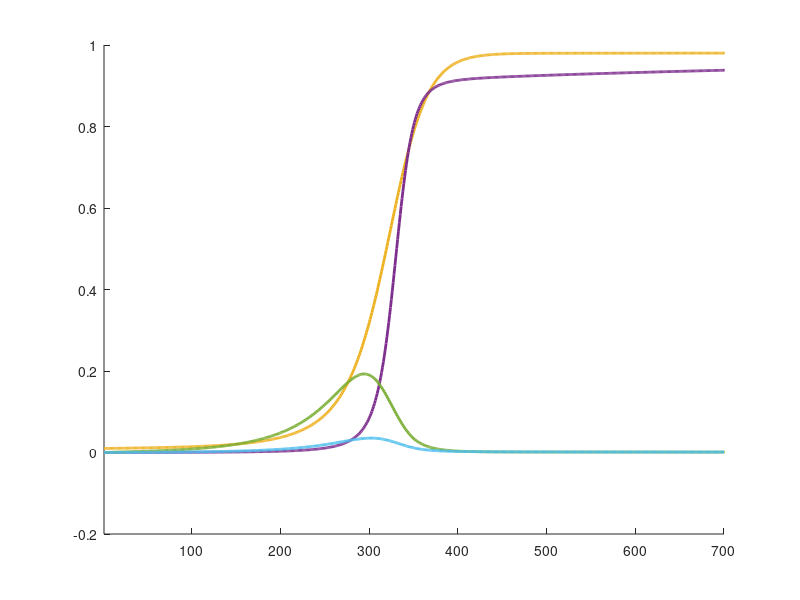

This figure's MATLAB source:
% This script generates Fig. 3b (Main text). It generates data for a single
% trial run, then uses this data to plot how cooperator frequency, tag
% diversity, linkage disequilibrium and relatedness change over
% generations.

clearvars
close all
clc

tagSkewIni = 0.99; % This parameter captures the initial tag frequency distribution. It ranges from zero to one. When 0, all tag groups are roughly equal frequency initially. When 1, one tag starts at fixation. When intermediate, the dominant tag has some intermediate initial skew.
helpini = 0.01; % Proportion altruists within tag groups at start of run.
alpha = 1; % partner recycling probability
b=0.3; % benefit of cooperation
c=0.1; % cost of cooperation
T = 700; % generations
m=0.3; % migration rate
r=0.1; % recombination rate
tag = 100; % maximum number of tags (this is labelled as L_{max} in the text).
mu =  0.001 ; % trait mutation rate
N = 30 ; % deme size

% the following 7 lines of code set up the initial genotype frequencies;
maj = (1/tag) * (1 - tagSkewIni) + tagSkewIni ;
popIni = zeros(2,4,tag);
popIni(1,1,:) = rand(1,tag);
popIni(1,1,:) = popIni(1,1,:) ./ ( sum(sum(popIni(1,1,:)))-popIni(1,1,1) ) .* (1-maj)  ;
popIni(1,1,1) = maj ;
popIni(1,1,:) = popIni(1,1,:) .* (1-helpini);
popIni(2,1,:) = (popIni(1,1,:) ./ (1-helpini) ) .* helpini;

% 'pop' (below) is a 4 dimensional matrix that is initially empty, but 
% will be populated to track the evolutionary process. The 2 x 4 x tag x 
% T+1 matrix can be understood as follows. The fourth dimension denotes the
% generation (ranging from generation 1 to generation T+1). In a given
% generation, the third dimension of the matrix denotes tag ID. This ranges
% from 1 to 'tag' (where 'tag' is labelled as Lmax in the text). The first
% dimension of the matrix (rows) denotes trait ID. This ranges from 1 
% (defectors) to 2 (helpers). The second dimension of the matrix (columns)
% is populated as follows. The first column denotes genotype frequency at
% the start of the generation. The second column reflects trait ID, and is
% 1 for helpers (i.e. second row of the second column of the matrix is 
% always 1) and zero for defectors (i.e. first row the second column of 
% the matrix is always 0). The third column denotes genotype frequency
% after selection. The forth column denotes genotype frequency after
% recombination. The matrix therefore tracks all genotype frequencies for
% each generation (1 to T+1) and at each lifecycle stage within each
% generation.

pop = zeros(2,4,tag,T+1); 
pop(:,:,:,1) = popIni; % This populates initial genotype frequencies.
pop(2,2,:,:) = 1;  % As mentioned above, the second row of the second column is set to one (indicating helping).

% gamma (below) is the probability that 3 individuals coalesce at 2 loci
% (see Supp. Info. 4b).
gamma = ((-1+m)^3*(-12*(-1+r)^3-16*m^7*(-3+N)*(-2+N)*(-1+N)^3*(-1+r)^3+2*m^8*(-3+N)*(-2+N)*(-1+N)^3*(-1+r)^3+2*N^5*(-2+r)*r^2+4*N*(-1+r)*(-2+3*r)*(-5+4*r)+N^4*r*(-26+(44-17*r)*r)+N^3*(-1+r)*(18+13*r*(-7+4*r))-N^2*(-1+r)*(45+r*(-134+73*r))+m^6*(-2+N)*(-1+N)^2*(-1+r)*(168*(-1+r)^2+N*(-221+(448-225*r)*r)+N^2*(55+56*(-2+r)*r))-m^5*(-1+N)^2*(-1+r)*(-672*(-1+r)^2+N^3*(106+r*(-225+113*r))+4*N*(299+r*(-616+311*r))-2*N^2*(321+r*(-671+338*r)))+m^4*(-1+N)*(-1+r)*(840*(-1+r)^2+N^3*(-883+(1951-989*r)*r)+N^4*(122+r*(-281+143*r))-10*N*(229+r*(-476+241*r))+N^2*(2209+r*(-4750+2417*r)))+m^2*(-1+N)*(336*(-1+r)^3-N^3*(-1+r)*(260+r*(-756+397*r))-2*N*(-1+r)*(431+r*(-952+491*r))+N^2*(-1+r)*(751+r*(-1884+989*r))+N^4*(-24+r*(122+r*(-158+57*r))))-m^3*(-1+N)*(672*(-1+r)^3-4*N^3*(-1+r)*(159+2*r*(-193+99*r))-8*N*(-1+r)*(223+r*(-476+243*r))+4*N^2*(-1+r)*(415+r*(-947+488*r))+N^4*(-80+r*(298+r*(-334+115*r))))+m*(96*(-1+r)^3-4*N^5*r*(5+2*r*(-5+2*r))+22*N^2*(-1+r)*(19+r*(-49+26*r))-4*N*(-1+r)*(83+r*(-184+95*r))-N^3*(-1+r)*(230+r*(-743+403*r))+N^4*(-48+r*(278+r*(-364+131*r))))))/((-1+(-2+m)*m*(-1+N))*(-12*(-1+r)^3-9*m^8*(-3+N)*(-2+N)^2*(-1+N)^3*(-1+r)^3+m^9*(-3+N)*(-2+N)^2*(-1+N)^3*(-1+r)^3+2*N^5*(-2+r)*r^2+4*N*(-1+r)*(-2+3*r)*(-5+4*r)+N^4*r*(-26+(44-17*r)*r)+N^3*(-1+r)*(18+13*r*(-7+4*r))-N^2*(-1+r)*(45+r*(-134+73*r))+m^7*(-2+N)*(-1+N)^2*(-1+r)*(-216*(-1+r)^2+N^3*(-7+6*r)*(-5+6*r)+N^2*(-211+430*r-216*r^2)+N*(390-786*r+394*r^2))-m^6*(-2+N)*(-1+N)^2*(-1+r)*(-504*(-1+r)^2+N^2*(-466+(987-500*r)*r)+14*N*(63+r*(-129+65*r))+N^3*(76+r*(-167+84*r)))+m^5*(-2+N)*(-1+N)^2*(-1+r)*(-756*(-1+r)^2+42*N*(30+r*(-63+32*r))-3*N^2*(211+4*r*(-119+61*r))+N^3*(98+r*(-244+125*r)))+m*(-1+N)*(-108*(-1+r)^3+4*N^5*(-2+r)*r^2-2*N^4*r*(-5+3*r)*(-6+7*r)+3*N^3*(-1+r)*(22+r*(-108+61*r))+4*N*(-1+r)*(69+r*(-159+83*r))-N^2*(-1+r)*(227+r*(-680+369*r)))-m^2*(-1+N)*(-432*(-1+r)^3+2*N^5*r*(16+r*(-32+13*r))-6*N^2*(-1+r)*(193+5*r*(-100+53*r))+12*N*(-1+r)*(99+r*(-219+113*r))+N^3*(-1+r)*(484+r*(-1607+874*r))+6*N^4*(12+r*(-78+(106-39*r)*r)))+m^3*(-1+N)*(-1008*(-1+r)^3+140*N*(-1+r)*(21+r*(-45+23*r))+N^3*(-1+r)*(1583+6*r*(-716+379*r))-2*N^2*(-1+r)*(1592+r*(-3759+1957*r))+2*N^4*(174+r*(-764+(915-323*r)*r))+2*N^5*(-12+r*(74+r*(-101+37*r))))-m^4*(-1+N)*(-1512*(-1+r)^3+140*N*(-1+r)*(33+r*(-69+35*r))-4*N^2*(-1+r)*(1339+4*r*(-742+381*r))+N^3*(-1+r)*(2932+r*(-7029+3646*r))+N^4*(754+r*(-2771+(3077-1059*r)*r))+N^5*(-72+r*(298+r*(-348+121*r))))));
% phi (below) is the probability that 2 individuals coalesce at 2 loci
% (see Supp. Info. 4b).
phi = -(((-1+m)^2*(-12*(-1+r)^3-9*m^8*(-3+N)*(-2+N)^2*(-1+N)^3*(-1+r)^3+m^9*(-3+N)*(-2+N)^2*(-1+N)^3*(-1+r)^3+2*N^5*(-2+r)*r^2+4*N*(-1+r)*(-2+3*r)*(-5+4*r)+N^4*r*(-26+(44-17*r)*r)+N^3*(-1+r)*(18+13*r*(-7+4*r))-N^2*(-1+r)*(45+r*(-134+73*r))+m^7*(-2+N)*(-1+N)^2*(-1+r)*(-216*(-1+r)^2+35*N^3*(-1+r)^2+N^2*(-211-212*(-2+r)*r)+N*(390-786*r+394*r^2))-m^6*(-2+N)*(-1+N)^2*(-1+r)*(-504*(-1+r)^2+N^3*(-1+r)*(-76+77*r)+N^2*(-466+(945-472*r)*r)+14*N*(63+r*(-129+65*r)))+m^5*(-2+N)*(-1+N)*(-1+r)*(756*(-1+r)^2+2*N^4*(-1+r)*(-49+52*r)+N^3*(-731-753*(-2+r)*r)-42*N*(48+r*(-99+50*r))+N^2*(1893+2*r*(-1977+998*r)))-m^4*(-1+N)*(-1512*(-1+r)^3+2*N^5*(-1+r)^2*(-36+43*r)+140*N*(-1+r)*(33+r*(-69+35*r))-4*N^2*(-1+r)*(1339+2*r*(-1439+732*r))+N^3*(-1+r)*(2932+r*(-6321+3194*r))+N^4*(754+r*(-2371+(2441-823*r)*r)))+m^3*(-1+N)*(-1008*(-1+r)^3+8*N^5*(-1+r)^2*(-3+5*r)+140*N*(-1+r)*(21+r*(-45+23*r))-2*N^2*(-1+r)*(1592+3*r*(-1203+619*r))+N^3*(-1+r)*(1583+2*r*(-1837+938*r))+N^4*(348+r*(-1168+(1253-429*r)*r)))+m^2*(-432*(-1+r)^3-8*N^6*(-1+r)^2*r+N^3*(-1+r)*(1642+15*r*(-279+146*r))+12*N*(-1+r)*(135+r*(-291+149*r))-2*N^2*(-1+r)*(1173+r*(-2748+1429*r))+N^4*(556+r*(-2097+(2362-815*r)*r))+N^5*(-72+r*(304+r*(-374+135*r))))+m*(108*(-1+r)^3-N^3*(-1+r)*(293-924*r+500*r^2)-2*N^5*r*(12+5*r*(-5+2*r))-4*N*(-1+r)*(96+r*(-213+110*r))+N^2*(-1+r)*(503+r*(-1292+685*r))+N^4*(-66+r*(360+r*(-465+167*r))))))/((-1+(-2+m)*m*(-1+N))*(-12*(-1+r)^3-9*m^8*(-3+N)*(-2+N)^2*(-1+N)^3*(-1+r)^3+m^9*(-3+N)*(-2+N)^2*(-1+N)^3*(-1+r)^3+2*N^5*(-2+r)*r^2+4*N*(-1+r)*(-2+3*r)*(-5+4*r)+N^4*r*(-26+(44-17*r)*r)+N^3*(-1+r)*(18+13*r*(-7+4*r))-N^2*(-1+r)*(45+r*(-134+73*r))+m^7*(-2+N)*(-1+N)^2*(-1+r)*(-216*(-1+r)^2+N^3*(-7+6*r)*(-5+6*r)+N^2*(-211+430*r-216*r^2)+N*(390-786*r+394*r^2))-m^6*(-2+N)*(-1+N)^2*(-1+r)*(-504*(-1+r)^2+N^2*(-466+(987-500*r)*r)+14*N*(63+r*(-129+65*r))+N^3*(76+r*(-167+84*r)))+m^5*(-2+N)*(-1+N)^2*(-1+r)*(-756*(-1+r)^2+42*N*(30+r*(-63+32*r))-3*N^2*(211+4*r*(-119+61*r))+N^3*(98+r*(-244+125*r)))+m*(-1+N)*(-108*(-1+r)^3+4*N^5*(-2+r)*r^2-2*N^4*r*(-5+3*r)*(-6+7*r)+3*N^3*(-1+r)*(22+r*(-108+61*r))+4*N*(-1+r)*(69+r*(-159+83*r))-N^2*(-1+r)*(227+r*(-680+369*r)))-m^2*(-1+N)*(-432*(-1+r)^3+2*N^5*r*(16+r*(-32+13*r))-6*N^2*(-1+r)*(193+5*r*(-100+53*r))+12*N*(-1+r)*(99+r*(-219+113*r))+N^3*(-1+r)*(484+r*(-1607+874*r))+6*N^4*(12+r*(-78+(106-39*r)*r)))+m^3*(-1+N)*(-1008*(-1+r)^3+140*N*(-1+r)*(21+r*(-45+23*r))+N^3*(-1+r)*(1583+6*r*(-716+379*r))-2*N^2*(-1+r)*(1592+r*(-3759+1957*r))+2*N^4*(174+r*(-764+(915-323*r)*r))+2*N^5*(-12+r*(74+r*(-101+37*r))))-m^4*(-1+N)*(-1512*(-1+r)^3+140*N*(-1+r)*(33+r*(-69+35*r))-4*N^2*(-1+r)*(1339+4*r*(-742+381*r))+N^3*(-1+r)*(2932+r*(-7029+3646*r))+N^4*(754+r*(-2771+(3077-1059*r)*r))+N^5*(-72+r*(298+r*(-348+121*r)))))));
% phi (below) is the probability that 2 individuals coalesce at 1 locus
% (see Supp. Info. 4b).
F = (1-m)^2 / ( (1-m)^2 + N*(1-(1-m)^2)) ;

helperFreq(1) = sum(pop(2,1,:,1))  ;   % This is the frequency of the cooperation allele initially.

numberTags(1) = 1/(sum(sum(pop(:,1,:,1)).^2))  ;  % This is tag diversity initially.

linkageDis(1) = sum((pop(2,1,:,1) ./ sum(pop(:,1,:,1)) - helperFreq(1)) .* sum(pop(:,1,:,1)));  % This is linkage disequilibrium initially.


for t=1:T % This for loop iterates the population genetic model given in the main text and Supp. Info. 4b, over T generations. 

fi = sum(pop(:,1,:,t) ); % This array gives the population frequency of each tag
pi = sum(pop(:,1,:,t) .* pop(:,2,:,t)) ./ fi; % This array gives the cooperator proportion for each tag (i.e. it gives, for each tag, the proportion of individuals who are cooperators).
denom = (1 - alpha .* (1-fi) .* (1-F)); % This variable (short for denominator) is defined as it is used in multiple calculations below.
M1 = ((F+(1-F).* fi) ./ denom); % This array gives the per-generation probability of obtaining a social interaction.
M2 = ((pop(:,2,:,t) .* (phi + (F-phi).* fi) + (F-phi) .* pi + (1-2*F+phi) .* pi .* fi) ./ denom); % This array gives the per-generation probability of receiving help.
pavg = sum(pi.*fi); % This gives the population frequency of the cooperation allele.

% The below array gives Rtag values for each tag (Rtag is  relatedness at
% the trait locus obtained by matching at the tag locus).
RtagList = ((fi .* (-2 .* F .* pi + F + (pi-1) .* phi + pi) + F .* pi - pi.*phi + phi ) ./ (fi.*(-F) + fi + F) - pavg) ./ (1-pavg);

% The below array gives pedigree relatedness. This is relatedness at the
% trait locus that would be obtained by matching at the tag locus if there 
% was no linkage disequilibrium (pi = pavg). It is Equation 37 in the Supp.
% Info.
RPedList = (phi + (F-phi).*fi) ./ (F + (1-F).*fi) ;

% The below gives the average Rtag across all individuals in the population
% in generation t.
Rtag(t) = sum(RtagList .* fi);
% The below gives the average pedigree relatedness across all individuals 
% in the population in generation t.
RPed(t) = sum(RPedList .* fi);

% The below entry (into column 3) gives genotype frequencies after 
% selection (but before recombination and mutation).
pop(:,3,:,t) = pop(:,1,:,t) .* ( 1  + ... 
                  b .*  M2   ...
                - c .* M1 .* pop(:,2,:,t)   ... 
                - (1-m) .* (b-c)  .* ( (M1.*pop(:,2,:,t))/N  + M2/N + (N-2)/N .* ... 
               (gamma .* pop(:,2,:,t) + (F-gamma) .* pi + ...
               + (F-gamma) .* pop(:,2,:,t) .* sum((fi .* (fi + (1-fi).*alpha.*M1))) ...
               + (1-2*F+gamma) .* sum((fi .* pi .* (fi + (1-fi).*alpha.*M1))))) ...
               - m .* (b-c) .*  sum((fi .* pi .* (fi + (1-fi).*alpha.*M1))));
 
% The below calculation (dividing all genotype frequencies by the sum of 
% genotype frequencies) serves to ensure that genotype frequencies sum to 
% 1, which prevents the proliferation of rounding errors over successive 
% generations.          
pop(:,3,:,t) = pop(:,3,:,t) ./ sum(sum(pop(:,3,:,t))) ;
  
% The below entry (into column 4) gives genotype frequencies after 
% recombination (but before mutation).
pop(:,4,:,t) =  pop(:,3,:,t) .* (2*F-phi) .* (1-m)^2 + (1-(2*F-phi).*(1-m)^2) .* ...
    (pop(:,3,:,t) .* (pop(:,3,:,t) + (sum(pop(:,3,:,t))-pop(:,3,:,t)) + (sum(pop(:,3,:,t),3) - pop(:,3,:,t)) + ...  % individual with both tag and trait mating with individual with one or both of tag and trait 
    (1-r) .* (1-sum(pop(:,3,:,t))-sum(pop(:,3,:,t),3) + pop(:,3,:,t))) + ... % individual with tag and trait mating but not recombining with individual lacking both tag and trait
    r .* (sum(pop(:,3,:,t))-pop(:,3,:,t)) .* (sum(pop(:,3,:,t),3) - pop(:,3,:,t))); % individual with one of tag and trait mating and recombining with individual with the other of the tag / trait

% The below calculation (dividing all genotype frequencies by the sum of 
% genotype frequencies) serves to prevent rounding errors (as above). 
pop(:,4,:,t) = pop(:,4,:,t) ./ sum(sum(pop(:,4,:,t))) ;

% The below entry gives genotype frequencies after trait mutation. This is
% entered into column 1 for the next generation (t+1).
pop(1,1,:,t+1) = pop(2,4,:,t) .* (mu) + pop(1,4,:,t) .* (1-mu);  
pop(2,1,:,t+1) = pop(1,4,:,t) .* (mu) + pop(2,4,:,t) .* (1-mu);  

% The below calculation (dividing all genotype frequencies by the sum of 
% genotype frequencies) serves to prevent rounding errors (as above).
pop(:,1,:,t+1) = pop(:,1,:,t+1) ./ sum(sum(pop(:,1,:,t+1))) ;
 

% The following three lines of code serve to record our summary statistics
% for each generation: cooperation frequency, tag diversity and linkage
% disequilibrium.
helperFreq(t+1) = sum(pop(2,1,:,t+1))  ; 
numberTags(t+1) = 1/(sum(sum(pop(:,1,:,t+1)).^2))  ;
linkageDis(t+1) = sum(abs(pop(2,1,:,t+1) ./ sum(pop(:,1,:,t+1)) - helperFreq(t+1)) .* sum(pop(:,1,:,t+1)));

end

figure

% The below calculation standardises tag diversity, so that it
% ranges between 0 and 1, rather than between 1 and tag (L_{max}), which 
% means it can be plotted alongside our other summary statistics.
numberTagsStd = (numberTags-1) ./ (tag-1) ;

% The below calculation standardises linkage disequilibrium, so that it
% ranges between 0 and 1, rather than between 0 and 0.5, which 
% means it can be plotted alongside our other summary statistics.
linkageDisStd = linkageDis ./ 0.5; 

% The following line plots cooperator frequency over generations.
plot(1:T+1,helperFreq,'Color',[0.9290, 0.6940, 0.1250],'LineWidth',2,'LineStyle','-')
hold on
% The following line plots tag diversity over generations.
plot(1:T+1,numberTagsStd,'Color',[0.4940, 0.1840, 0.5560],'LineWidth',2,'LineStyle','-')
% The following line plots linkage disequilibrium over generations.
plot(1:T+1,linkageDisStd,'Color',[0.4660, 0.6740, 0.1880],'LineWidth',2,'LineStyle','-')
% The following line plots the difference between pedigree and tag
% relatedness, over generations.
plot(1:T,RPed-Rtag,'Color',[0.3010, 0.7450, 0.9330]	,'LineWidth',2,'LineStyle','-')
hold off
box off
set(gcf,'color','white')
xlim([1,T])
